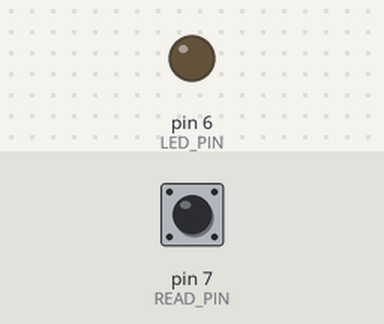
A sketch run on a simulated Arduino Uno, built with avr-gcc and run on an emulated ATmega328P. Parts: output pins drawn as LEDs (lit = HIGH). The inputs (shaded band) are chosen by the test bench; at power-on: pin 7 (READ_PIN) HIGH.

Above: at 1.2 s.
1.3 s: pin 7 (READ_PIN) pulled LOW for 0.15 s
At 1.8 s:
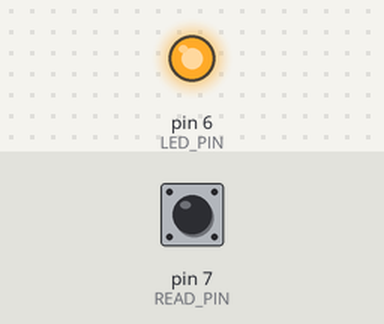
2.9 s: pin 7 (READ_PIN) pulled LOW for 1 s
At 4.3 s:
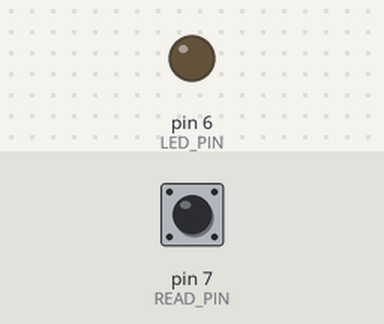
5.4 s: pin 7 (READ_PIN) pulled LOW for 3.2 s
At 6.2 s:
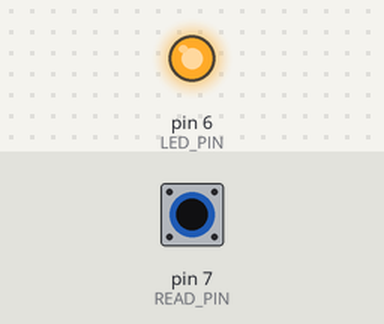
Timing chart, 0 to 8.4 s (numbered marks = the images above; inputs shaded):
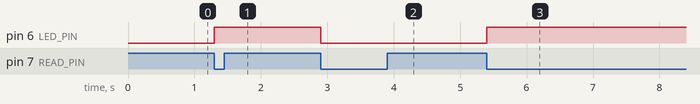

Measured:
- after the input at 1.3 s, pin 6 (LED_PIN): LOW → HIGH at once
- after the input at 2.9 s, pin 6 (LED_PIN): HIGH → LOW at once
- after the input at 5.4 s, pin 6 (LED_PIN): LOW → HIGH at once

The sketch:

ToggleSwitchExercise.ino
```cpp
const int LED_PIN = 6;
const int READ_PIN = 7;

const int DELAY_TIME = 100;

int lightState = 0;
int lastButtonState = 1;
int currentButtonState;

void setup(){
  Serial.begin(9600);
  pinMode(LED_PIN, OUTPUT);
  pinMode(READ_PIN, INPUT_PULLUP);
}

void loop(){
  currentButtonState = digitalRead(READ_PIN);

  if(lastButtonState == 1 && currentButtonState == 0) {
    if(lightState == 0) {
      digitalWrite(LED_PIN, HIGH);
      lightState = !lightState;
    } else {
      digitalWrite(LED_PIN, LOW);
      lightState = !lightState;
    }
  }

  lastButtonState = currentButtonState;
  delay(DELAY_TIME);
}
```
